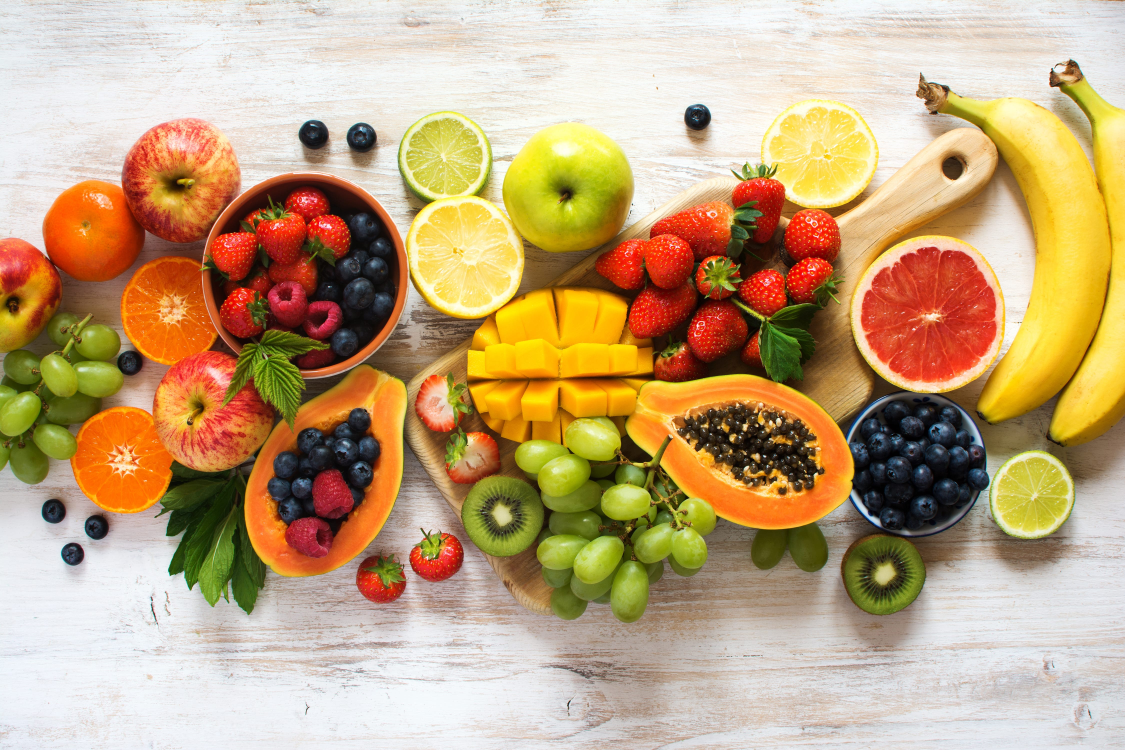
//> input picture Image And Video Processing/Lab/Lab01/exercise01/test1.jpg, 4500 x 3000 px (shown at 1/4 size)
$ ./main   (built with g++ and OpenCV 4)
//> lines starting //> are read from the running program, lines starting //| are printed output that depends on the picture
### Image And Video Processing/Lab/Lab01/exercise01/Converter.h
#pragma once
#include <iostream>
#include <opencv2/opencv.hpp>
#include <opencv2/highgui.hpp>
#include <opencv2/core/core.hpp>

using namespace cv;

class Converter
{
	/*
	Hàm chuyển đổi không gian màu của ảnh từ RGB sang GrayScale
	sourceImage: ảnh input
	destinationImage: ảnh output
	Hàm trả về
	0: nếu chuyển thành công
	1: nếu chuyển thất bại (không đọc được ảnh input,...)
	*/
	int RGB2GrayScale(const Mat& sourceImage, Mat& destinationImage);

	/*
	Hàm chuyển đổi không gian màu của ảnh từ GrayScale sang RGB
	sourceImage: ảnh input
	destinationImage: ảnh output
	Hàm trả về
	0: nếu chuyển thành công
	1: nếu chuyển thất bại (không đọc được ảnh input,...)
	*/
	int GrayScale2RGB(const Mat& sourceImage, Mat& destinationImage);

	/*
	Hàm chuyển đổi không gian màu của ảnh từ RGB sang HSV
	sourceImage: ảnh input
	destinationImage: ảnh output
	Hàm trả về
	0: nếu chuyển thành công
	1: nếu chuyển thất bại (không đọc được ảnh input,...)
	*/
	int RGB2HSV(const Mat& sourceImage, Mat& destinationImage);


	/*
	Hàm chuyển đổi không gian màu của ảnh từ HSV sang RGB
	sourceImage: ảnh input
	destinationImage: ảnh output
	Hàm trả về
	0: nếu chuyển thành công
	1: nếu chuyển thất bại (không đọc được ảnh input,...)
	*/
	int HSV2RGB(const Mat& sourceImage, Mat& destinationImage);


public:
	/*
	Hàm chuyển đổi không gian màu của ảnh
	sourceImage: ảnh input
	destinationImage: ảnh output cùng kích thước, cùng loại với ảnh input
	type: loại chuyển đổi
		0,1: chuyển từ RGB sang GrayScale và ngược lại
		2,3: chuyển từ RGB sang HSV và ngược lại
	Hàm trả về
		0: nếu chuyển thành công
		1: nếu chuyển thất bại (không đọc được ảnh input hay type không chính xác,...)
	*/
	int Convert(Mat& sourceImage, Mat& destinationImage, int type);
};

### Image And Video Processing/Lab/Lab01/exercise01/ColorTransformer.cpp
#include "ColorTransformer.h"

// [176 lines left out: functions ChangeBrighness, ChangeContrast, CalcHistogram, HistogramEqualization, DrawHistogram, CompareImage, not called in this run]

int ColorTransformer::ReduceImageColor(const Mat& sourceImage, Mat& destinationImage, RgbColor *paletteColor, int nPalette) {
    if (sourceImage.empty())
    {
        return -1;
    }

    int rows = sourceImage.rows;
    int cols = sourceImage.cols;
    int chanels = sourceImage.channels();

    destinationImage = Mat(rows, cols, CV_MAKETYPE(CV_8U, chanels));

    for (int i = 0; i < rows; i++)
    {
        const uchar *pRow = sourceImage.ptr<uchar>(i);
        uchar *destRow = destinationImage.ptr<uchar>(i);
        for (int j = 0; j < cols; j++, pRow += chanels, destRow += chanels)
        {
            uchar blue = pRow[0];
            uchar green = pRow[1];
            uchar red = pRow[2];

            RgbColor rgbColor = RgbColor();
            rgbColor.blue = blue;
            rgbColor.green = green;
            rgbColor.red = red;

            float min = 99999999.0;
            RgbColor nearestColor;
            for (int k = 0; k < nPalette; k++) {

                RgbColor color = paletteColor[k];
                float diffBlue = rgbColor.blue - color.blue;
                float diffGreen = rgbColor.green - color.green;
                float diffRed = rgbColor.red - color.red;
                float sum = diffBlue * diffBlue + diffGreen * diffGreen + diffRed * diffRed;
                float norm2 = sqrt(sum);
                if(norm2 < min) {
                    min = norm2;
                    nearestColor = color;
                }
            }

            destRow[0] = nearestColor.blue;
            destRow[1] = nearestColor.green;
            destRow[2] = nearestColor.red;
        }
    }

    return 1;
}

### Image And Video Processing/Lab/Lab01/exercise01/Converter.cpp
#include "Converter.h"

int Converter::RGB2GrayScale(const Mat &sourceImage, Mat &destinationImage)
{
    if (sourceImage.empty())
    {
        return -1;
    }

    int rows = sourceImage.rows;
    int cols = sourceImage.cols;
    int chanels = sourceImage.channels();

    destinationImage = Mat(rows, cols, CV_8UC1);

    for (int i = 0; i < rows; i++)
    {

        const uchar *pRow = sourceImage.ptr<uchar>(i);
        uchar *destRow = destinationImage.ptr<uchar>(i);
        for (int j = 0; j < cols; j++, pRow += chanels, destRow += 1)
        {
            uchar blue = pRow[0];
            uchar green = pRow[1];
            uchar red = pRow[2];

            uchar grayValue = floor(0.11 * blue + 0.59 * green + 0.30 * red);
            destRow[0] = grayValue;
        }
    }

    return 1;
}

// [181 lines left out: functions GrayScale2RGB, RGB2HSV, HSV2RGB, not called in this run]

int Converter::Convert(Mat &sourceImage, Mat &destinationImage, int type)
{
    if (type == 1)
    {
        return this->RGB2GrayScale(sourceImage, destinationImage);
    }
    else if (type == 2)
    {
        return this->GrayScale2RGB(sourceImage, destinationImage);
    }
    else if (type == 3)
    {
        return this->RGB2HSV(sourceImage, destinationImage);
    }
    else if (type == 4)
    {
        return this->HSV2RGB(sourceImage, destinationImage);
    }
    return -1;
}

### Image And Video Processing/Lab/Lab01/exercise01/main.cpp
#include "Converter.h"
#include "ColorTransformer.h"

using namespace std;

// [100 lines left out: functions hsv2rbg, rgb2hsv, not called in this run]

int main(int, char **)
{

    Mat sourceImage = imread("./../test1.jpg");
//> sourceImage is the input picture: 3000 rows x 4500 cols, CV_8UC3; mean B, G, R 125.1, 164.4, 192.9
    Mat sourceImage2 = imread("./../test6.jpg");
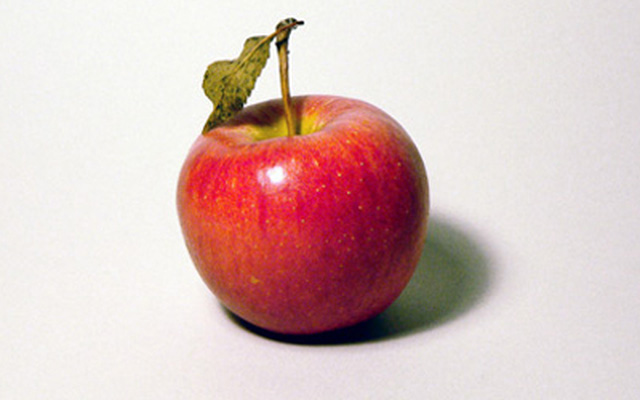
//> input picture Image And Video Processing/Lab/Lab01/exercise01/test6.jpg, 640 x 400 px
//> sourceImage2 is the input picture: 400 rows x 640 cols, CV_8UC3; mean B, G, R 190, 192.7, 217.9

    Mat grayImage;
    // Mat rgbImage;
    // Mat hsvImage;

    Converter cv = Converter();
    cv.Convert(sourceImage, grayImage, 1);
//> after the loop in RGB2GrayScale, `for (int i = 0; i < rows; i++)`:
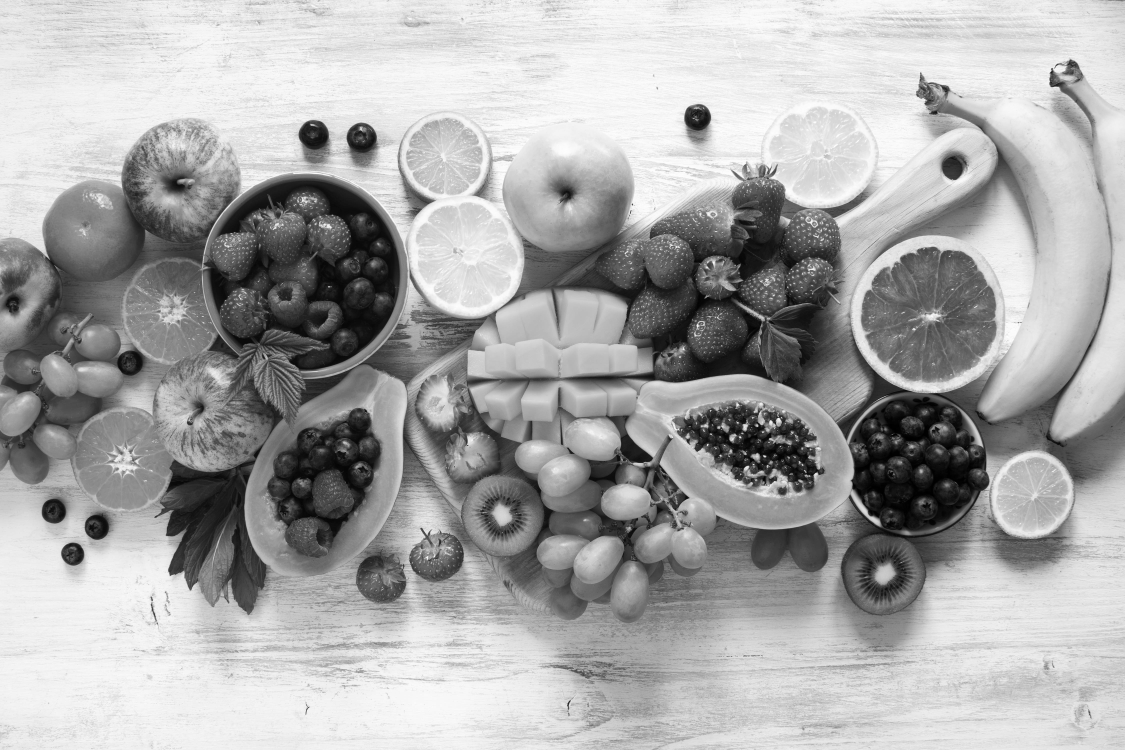
//> destinationImage: 3000 rows x 4500 cols, CV_8UC1 (shown at 1/4 size); min 0, max 255, mean 168.2
    // [6 lines of commented-out code are left out]

    Mat brighterImage;
    Mat contrasterImage;
    Mat histMatrix;
    Mat histImage;
    Mat fourColorImage;

    ColorTransformer colorTransformer = ColorTransformer();
    // [7 lines of commented-out code are left out]

    RgbColor *paletteColor = new RgbColor[4];
    RgbColor color1 = RgbColor();
    color1.red = 255;
    color1.green = 0;
    color1.blue = 0;
    paletteColor[0] = color1;

    RgbColor color2 = RgbColor();
    color2.red = 255;
    color2.green = 255;
    color2.blue = 0;
    paletteColor[1] = color2;

    RgbColor color3 = RgbColor();
    color3.red = 0;
    color3.green = 255;
    color3.blue = 0;
    paletteColor[2] = color3;

    RgbColor color4 = RgbColor();
    color4.red = 255;
    color4.green = 0;
    color4.blue = 255;
    paletteColor[3] = color4;

    colorTransformer.ReduceImageColor(sourceImage, fourColorImage, paletteColor, 4);
//> after the loop in ReduceImageColor, `for (int i = 0; i < rows; i++)`:
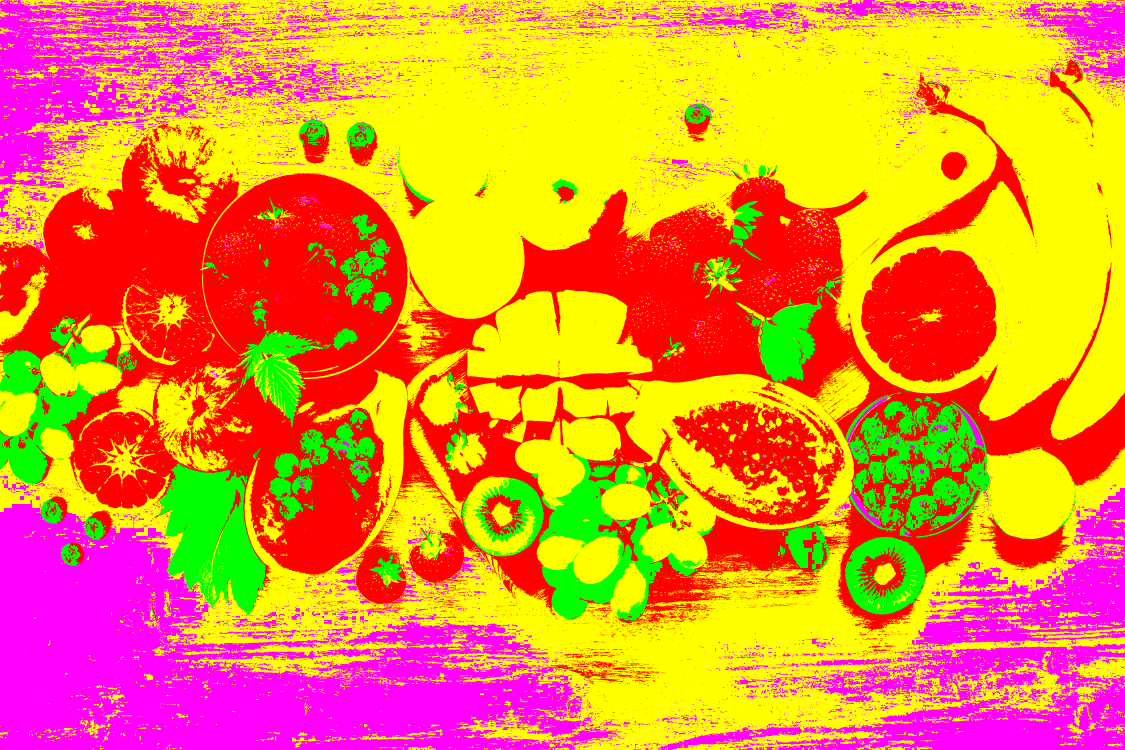
//> destinationImage: 3000 rows x 4500 cols, CV_8UC3 (shown at 1/4 size); mean B, G, R 46.8, 142.6, 237.4
    imshow("fourColorImage", fourColorImage);


    waitKey(0);
}
